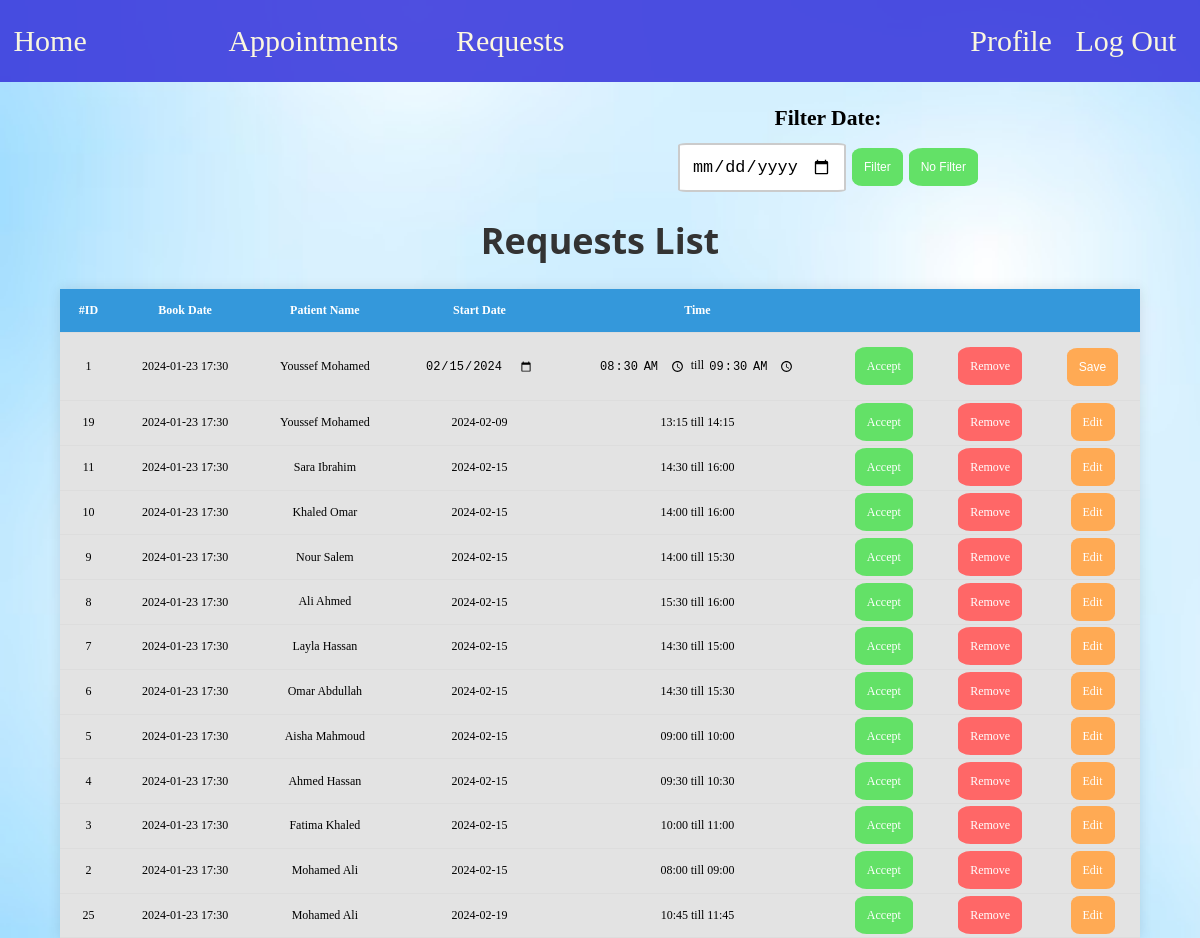
Page /secretary/requests.php?edit=1 (signed in) on the committed database.
### tables this page shows
CREATE TABLE IF NOT EXISTS `appointment` (
    `id` INT NOT NULL AUTO_INCREMENT,
    `doctor_id` INT NOT NULL,
    `patient_id` INT NOT NULL,
    `department_id` INT NOT NULL,
    `start_date` DATETIME NOT NULL,
    `end_date` DATETIME NOT NULL,
    `status` VARCHAR(30) NOT NULL DEFAULT 'pending',
    `book_date` DATETIME NOT NULL DEFAULT CURRENT_TIMESTAMP,
    `bill` FLOAT NOT NULL DEFAULT 0,
    `payed` FLOAT NOT NULL DEFAULT 0,
    PRIMARY KEY (`id`),
    FOREIGN KEY (`doctor_id`) REFERENCES `doctor`(`id`) ON DELETE RESTRICT ON UPDATE CASCADE,
    FOREIGN KEY (`patient_id`) REFERENCES `patient`(`id`) ON DELETE RESTRICT ON UPDATE CASCADE,
    FOREIGN KEY (`department_id`) REFERENCES `department`(`id`) ON DELETE RESTRICT ON UPDATE NO ACTION
);

CREATE TABLE IF NOT EXISTS `patient` (
    `id` INT NOT NULL AUTO_INCREMENT,
    `email` VARCHAR(30) NOT NULL,
    `password` VARCHAR(255) NOT NULL,
    `first_name` VARCHAR(30) NOT NULL,
    `last_name` VARCHAR(30) NOT NULL,
    `age` INT NOT NULL,
    `gender` CHAR(1) NOT NULL,
    `phone` VARCHAR(30) NULL,
    `role` VARCHAR(30) NOT NULL DEFAULT 'patient',
    `pp` VARCHAR(255) NOT NULL DEFAULT 'default.png',
    PRIMARY KEY (`id`),
    UNIQUE (`email`)
);

### includes/functions.php (called while the page is built, shortened)
<?php
    function get_requests($dbc,$doctor_id,$filter_date){
        if(!$filter_date){
        $query = "SELECT app.*,pt.email,pt.first_name,pt.last_name,pt.phone
                FROM appointment app
                JOIN patient pt ON app.patient_id = pt.id
                WHERE (app.status = 'pending' OR app.status = 'queued') AND app.doctor_id = ?
                ORDER BY app.book_date ASC";
        $stmt = $dbc->prepare($query);
        $stmt->bind_param("i",$doctor_id);
        }
        $stmt->execute();
        $requests = $stmt->get_result();
        $result = [];
        while($row = $requests->fetch_assoc())
            $result[] = $row;
        return $result;
    }
?>

### secretary/requests.php (the view, shortened to what this page needs)
<?php
    include "../includes/header.php";
?>
<link href="../static/css/requests.css" rel="stylesheet" type="text/css">
<body style="background-image: url('../static/media/light_blue_bck_img.avif'); background-size: cover; background-repeat: no-repeat;">
<?php
    if($_SERVER['REQUEST_METHOD'] == 'GET'  && !isset($_SESSION['filter_date'])){
        $dbc = connectServer('localhost','root','',0);
        $requests = get_requests($dbc,$_SESSION['doctor_id'],NULL);
        echo '<div class="filter-container">
        <div class="date"></div>
        <div>
            <form method="post" action="requests.php">
                <label for="filter_date">Filter Date: </label>
                <div class="row">
                <input type="date" name="filter_date" id="filter_date" class="filter">
                <input type="submit" value="Filter" class="accept submit">
                <input type="submit" value="No Filter" class="accept cancel" name="no_filter">
                </div>
            </form>
        </div>
        </div>';
    }
    if(count($requests) == 0 ){
        echo '<div class="container">
            <div class="message">
                <p>There is no pending requests till now 📅.</p>
            </div></div>';
    }
    else{
        echo ' <div class="container"><h1>Requests List</h1>
        <table>
            <thead>
                <tr>
                    <th>#ID</th>
                    <th>Book Date</th>
                    <th>Patient Name</th>
                    <th>Start Date</th>
                    <th>Time</th>
                    <th></th>
                    <th></th>
                    <th></th>
                </tr>
            </thead>
            <tbody>';
            foreach($requests as $request){
                $request['start_date'] = new DateTime($request['start_date']);
                $start_date = $request['start_date']->format('Y-m-d');
                $start_hour = $request['start_date']->format('H:i');
                $end_hour = (new DateTime($request['end_date']))->format('H:i');
                $request['book_date'] = (new DateTime($request['book_date']))->format('Y-m-d H:i');
                echo '<tr class="'.$request['status'].'">
                <td>'.$request['id'].'</td>
                <td>'.$request['book_date'].'</td>
                <td><a href="../includes/profile.php?id='.$request['patient_id'].'&role=patient'.'">'.$request['first_name']." ".$request['last_name'].'</a>
                <br>'.$request['phone'].'
                </td>';
                if(!isset($_GET['edit']) || (isset($_GET['edit']) && $_GET['edit']!=$request['id'])){
                    echo '<td>'.$start_date.'</td>
                    <td>'.$start_hour.' till '.$end_hour.'</td>';
                }
                else if($_GET['edit']==$request['id']){
                    echo '<form method="POST" action="edit_pending_appointment.php">
                            <input type="hidden" name="app_id" value="'.$request['id'].'">
                            <td><input type="date" value="'.$start_date.'" name="new_start_date" class="edit-input"></td>
                            <td>
                            <input type="time" value="'.$start_hour.'" name="new_start_hour"  class="edit-input">
                            till
                            <input type="time" value="'.$end_hour.'" name="new_end_hour"  class="edit-input">
                            </td>
                            ';
                }
                echo '<td>';
                if($request['status'] == 'pending')
                    echo '<a class="accept" href="http://localhost/Clinic-Management-System/secretary/accept_appointment.php?app_id='.$request['id'].'">Accept</a></td>';
                else
                    echo 'Queued</td>';
                echo '<td><a class="remove" href="http://localhost/Clinic-Management-System/includes/cancel_appointment.php?
                patient_id='.$request['patient_id'].'&app_id='.$request['id'].'">Remove</a></td>';
                if(isset($_GET['edit']) &&  $_GET['edit']==$request['id']){
                    echo '<td><input type="submit" value="Save" class="edit save"></td></form>';
                }
                else{
                echo '<td><a class="edit" href="http://localhost/Clinic-Management-System/secretary/requests.php?edit='.$request['id'].'">Edit</a>
                </td>';
                }
                echo '</tr>';
            }
            echo '</tbody>
        </table></div>';
    }
?>
</body>

### static/css/header.css (style rules this page uses)
* { margin: 0; padding: 0; box-sizing: border-box; }
body { background-color: #f4f4f4; }

### static/css/requests.css (style rules this page uses)
.container { display: flex; flex-direction: column; align-items: center; justify-content: center; width: 100vw; }
h1 { font-family:'Segoe UI', Tahoma, Geneva, Verdana, sans-serif; font-size: 3vw; text-align: center; color: #333; padding-bottom: 2vw; }
.edit-input { padding: 0.1vw; font-size: 1vw; background-color: rgb(227, 227, 227); border: none; }
table { font-size: 1vw; width: 90vw; border-collapse: collapse; box-shadow: 0 0 1vw rgba(0, 0, 0, 0.1); background-color: #fff; }
th, td { padding: 1.2vw; text-align: center; border-bottom: 0.1vw solid #ddd; }
td a { text-decoration: none; color: black; padding: 0.1vw; }
th { background-color: #3498db; color: #fff; }
.accept { text-decoration: none; font-size: 1vw; background-color: #63e167; color: #fff; padding: 1vw 1vw; border: none; border-radius: 20%; cursor: pointer; font-size: 1vw; }
.edit { text-decoration: none; font-size: 1vw; background-color: #ffaa54; color: #fff; padding: 1vw 1vw; border: none; border-radius: 20%; cursor: pointer; font-size: 1vw; }
.remove { text-decoration: none; font-size: 1vw; background-color: #ff6767; color: #fff; padding: 1vw 1vw; border: none; border-radius: 20%; cursor: pointer; font-size: 1vw; }
.filter-container { padding: 2vw; display: flex; align-items: center; justify-content: space-around; }
.filter-container label { font-size: 1.8vw; font-weight: bold; }
.filter { border: 0.2vw solid rgb(203, 203, 203); border-radius: 5%; padding: 1vw; width: 14vw; font-size: 1.4vw; }
.row { padding-top: 1vw; width: 25vw; display: flex; align-items: center; justify-content: space-between; }
.filter-container form { width: 30vw; display: flex; flex-direction: column; align-items: center; justify-content: center; }
.pending { background-color: rgb(227, 227, 227); }

### rows in the picture
appointment: id "1", book_date "2024-01-23 17:30", patient.first_name "Youssef", patient.last_name "Mohamed", new_start_date "02/15/2024", new_end_hour "09:30"
appointment: id "19", book_date "2024-01-23 17:30", patient.first_name "Youssef", patient.last_name "Mohamed", start_date "2024-02-09", start_hour "13:15", end_date "14:15"
appointment: id "11", book_date "2024-01-23 17:30", patient.first_name "Sara", patient.last_name "Ibrahim", start_date "2024-02-15", start_hour "14:30", end_date "16:00"
appointment: id "10", book_date "2024-01-23 17:30", patient.first_name "Khaled", patient.last_name "Omar", start_date "2024-02-15", start_hour "14:00", end_date "16:00"
appointment: id "9", book_date "2024-01-23 17:30", patient.first_name "Nour", patient.last_name "Salem", start_date "2024-02-15", start_hour "14:00", end_date "15:30"
appointment: id "8", book_date "2024-01-23 17:30", patient.first_name "Ali", patient.last_name "Ahmed", start_date "2024-02-15", start_hour "15:30", end_date "16:00"
appointment: id "7", book_date "2024-01-23 17:30", patient.first_name "Layla", patient.last_name "Hassan", start_date "2024-02-15", start_hour "14:30", end_date "15:00"
appointment: id "6", book_date "2024-01-23 17:30", patient.first_name "Omar", patient.last_name "Abdullah", start_date "2024-02-15", start_hour "14:30", end_date "15:30"
appointment: id "5", book_date "2024-01-23 17:30", patient.first_name "Aisha", patient.last_name "Mahmoud", start_date "2024-02-15", start_hour "09:00", end_date "10:00"
appointment: id "4", book_date "2024-01-23 17:30", patient.first_name "Ahmed", patient.last_name "Hassan", start_date "2024-02-15", start_hour "09:30", end_date "10:30"
appointment: id "3", book_date "2024-01-23 17:30", patient.first_name "Fatima", patient.last_name "Khaled", start_date "2024-02-15", start_hour "10:00", end_date "11:00"
appointment: id "2", book_date "2024-01-23 17:30", patient.first_name "Mohamed", patient.last_name "Ali", start_date "2024-02-15", start_hour "08:00", end_date "09:00"
appointment: id "25", book_date "2024-01-23 17:30", patient.first_name "Mohamed", patient.last_name "Ali", start_date "2024-02-19", start_hour "10:45", end_date "11:45"
